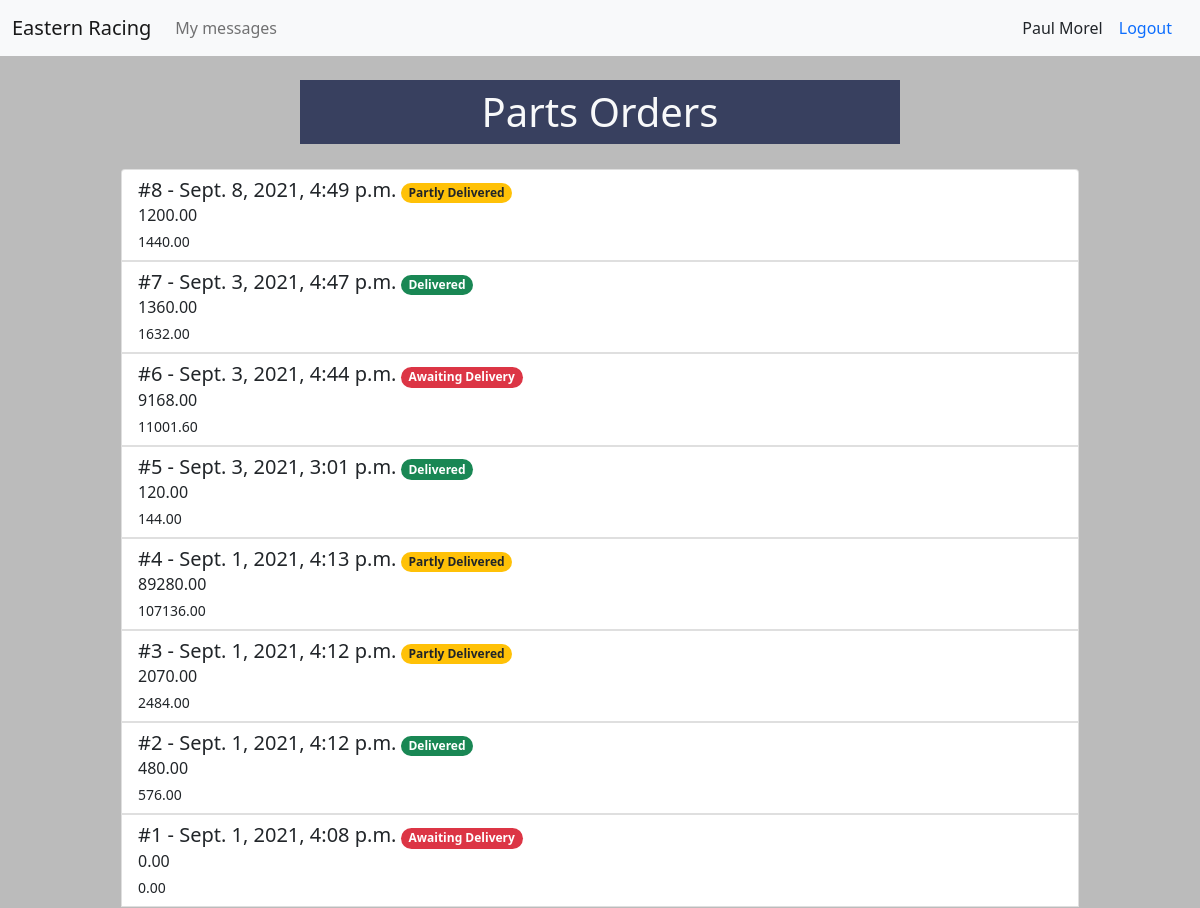
/parts/partsorder_list/ (signed in), run on an earlier commit of the app's database.
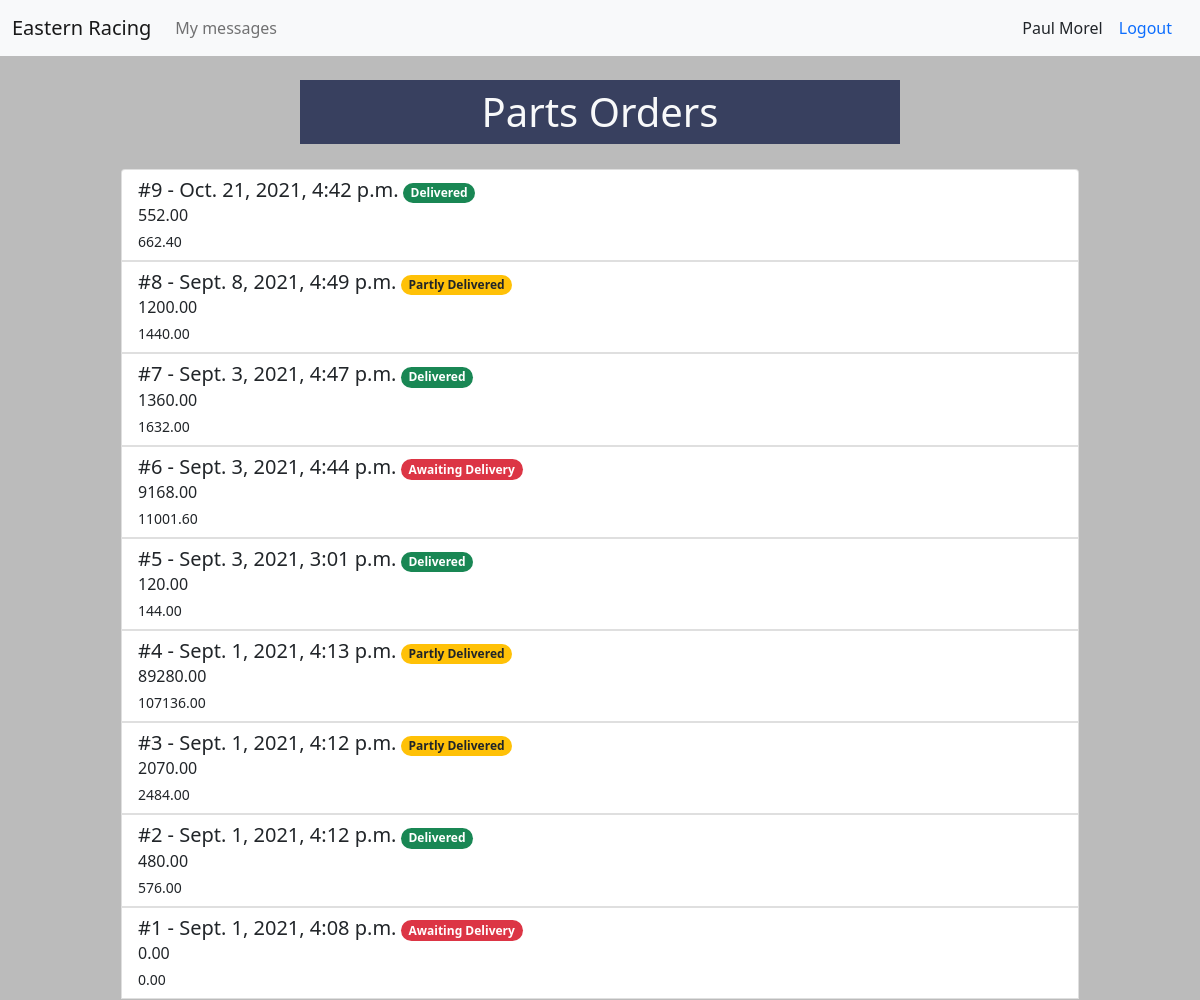
And on a later commit of the database.
### parts/models.py (models this page shows, shortened)
class PartsOrder(models.Model):
    placed = models.DateTimeField(auto_now_add=True)
    sub_total = models.DecimalField(max_digits=10, decimal_places=2, default=0)
    vat = models.DecimalField(max_digits=10, decimal_places=2, default=0)
    grand_total = models.DecimalField(max_digits=10, decimal_places=2, default=0)
    editable = models.BooleanField(default=True)
    def get_delivery_status(self):
        checked_in = 0
        for unit in self.partsorderunit_set.all():
            if unit.checked_in:
                checked_in += 1
        if checked_in == 0:
            return 'awaiting'
        elif checked_in == self.partsorderunit_set.count():
            return 'delivered'
        else:
            return 'part'

### parts/views.py (the view)
# urls.py: path('partsorder_list/', views.PartsOrderList.as_view(), name='parts-order-list'),
class PartsOrderList(PermissionRequiredMixin, generic.ListView):
    permission_required = 'parts.add_part'
    model = PartsOrder
    def get_ordering(self):
        return '-placed'

### car_mgmt/context_processors.py (called while the page is built)
def report_form(request):
    report_form = MessageForm(initial={'sender': request.user, 'recipient': Manager.objects.get(id=1).user})
    return {'report_form': report_form}

def login_form(request):
    login_form = AuthenticationForm()
    return {'login_form': login_form}

### parts/models.py (called while the page is built)
    def __str__(self):
        return f"{self.part.name} x {self.quantity}"

### parts/templates/parts/partsorder_list.html (shortened to what this page needs)
{% extends 'cars/base.html' %}
{% block content %}
<h1 class="col-md-6 mx-auto text-center p-2 bg-parts text-light m-4">Parts Orders</h1>
<div class="list-group listbox mx-auto">
    {% for order in partsorder_list %}
    <a class="list-group-item list-group-item-action" data-bs-toggle="collapse" href="#collapse-{{ order.id }}" role="button" aria-expanded="false" aria-controls="collapseExample">
        <div class="d-flex w-100 justify-content-between">
            <div>
                <h5 class="mb-1 d-inline">#{{ order.id }} - {{ order.placed }}</h5>
                {% if order.get_delivery_status == 'awaiting' %}
                    <span class="badge rounded-pill bg-danger">Awaiting Delivery</span>
                {% elif order.get_delivery_status == 'delivered' %}
                    <span class="badge rounded-pill bg-success">Delivered</span>
                {% else %}
                    <span class="badge rounded-pill bg-warning text-dark">Partly Delivered</span>
                {% endif %}
            </div>
        </div>
        <p class="mb-1">{{ order.sub_total }}</p>
        <div class="d-flex w-100 justify-content-between">
            <small>{{ order.grand_total }}</small>
        </div>
    </a>
    {% endfor %}
</div>
{% endblock content %}

What changed in the data, as far as the page shows it:
added PartsOrder: id "9", placed "Oct. 21, 2021, 4:42 p.m.", shows "Delivered", sub_total "552.00", grand_total "662.40"
